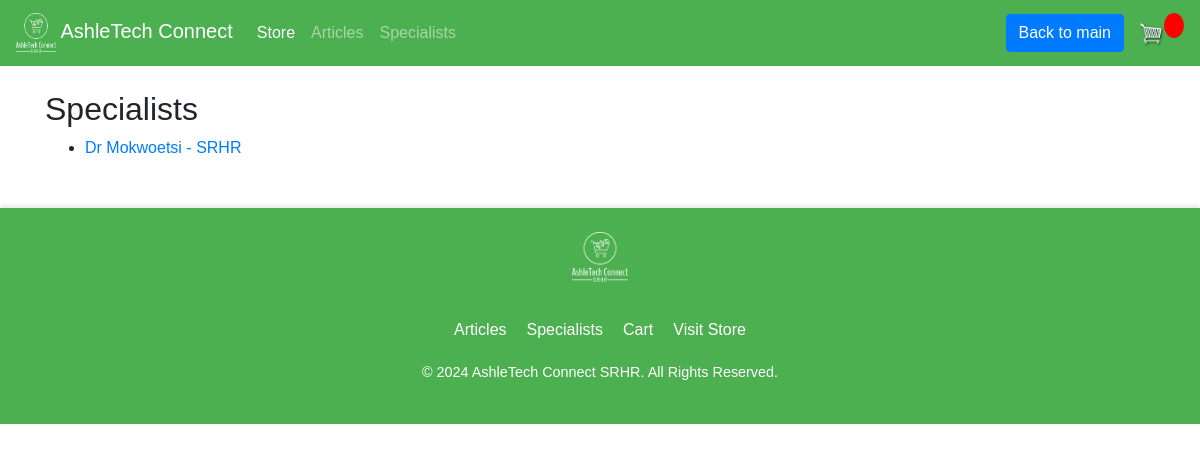
Before: /specialists/ with the older database file.
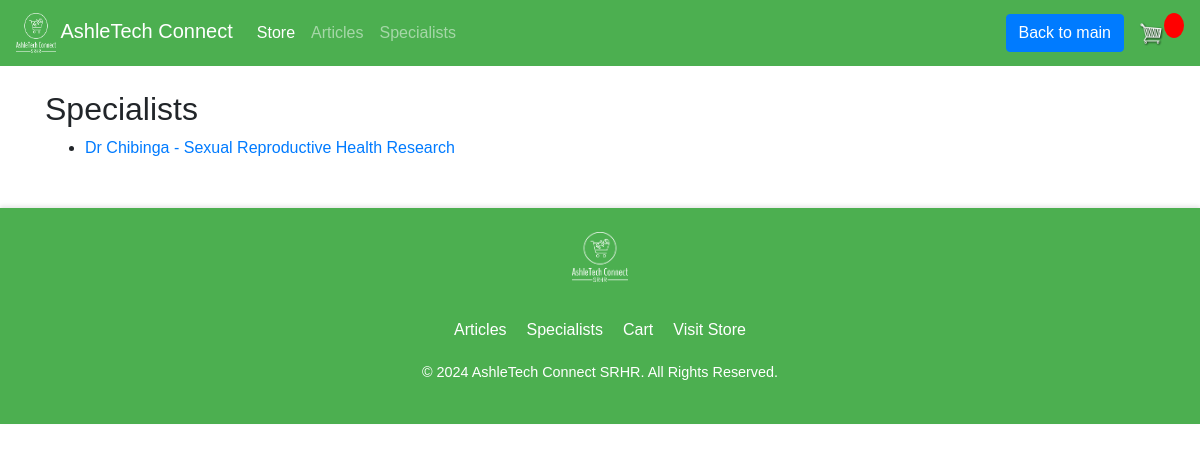
After: the same page with the newer database file.
### store/models.py (models this page shows, shortened)
class Specialist(models.Model):
    name = models.CharField(max_length=100)
    field = models.CharField(max_length=100)
    contact_info = models.CharField(max_length=200)
    picture = models.ImageField(upload_to='specialists/', null=True, blank=True)

### store/views.py (the view)
# urls.py: path('specialists/', views.specialist_list, name="specialist_list"),
def specialist_list(request):
    specialists = Specialist.objects.all()
    context = {'specialists': specialists}
    return render(request, 'store/specialist_list.html', context)

### templates/store/specialist_list.html
{% extends 'store/main.html' %}
{% block content %}
  <h2>Specialists</h2>
  <ul>
    {% for specialist in specialists %}
      <li><a href="{% url 'specialist_detail' specialist.id %}">{{ specialist.name }} - {{ specialist.field }}</a></li>
    {% endfor %}
  </ul>
{% endblock %}

Changed rows visible on the page:
removed Specialist: name "Dr Mokwoetsi", field "SRHR"
added Specialist: name "Dr Chibinga", field "Sexual Reproductive Health Research"
